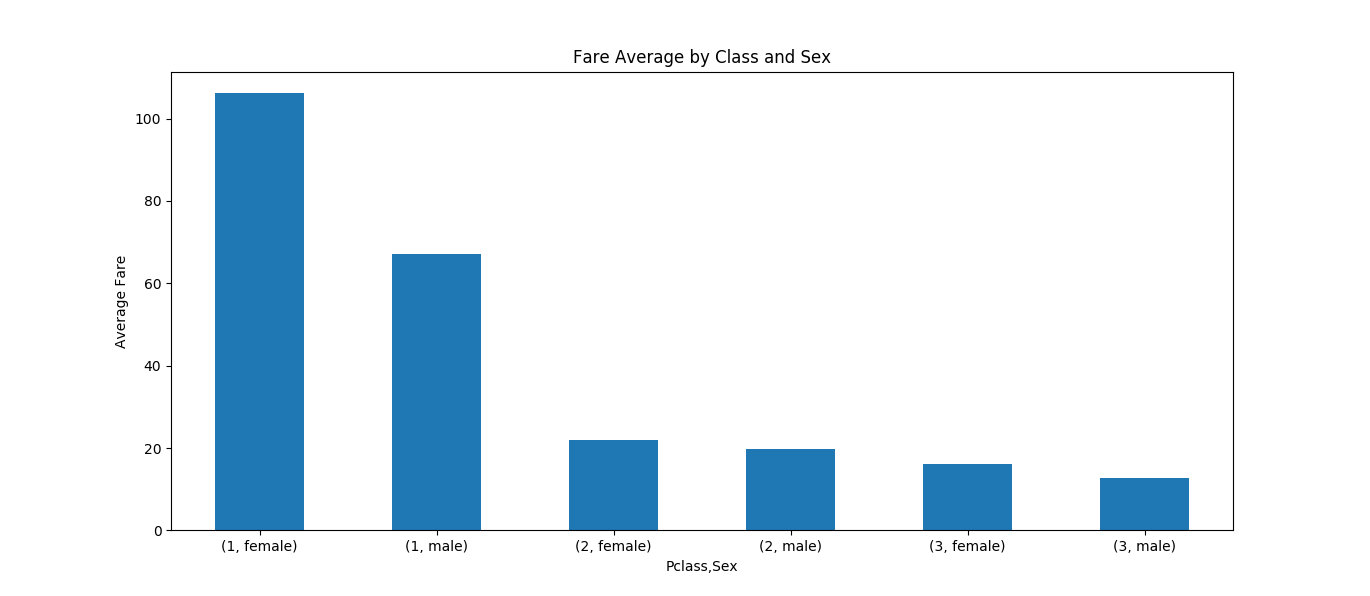

Write the Python code that produced this figure.
import pandas as pd
import matplotlib.pyplot as plt

# Read data to Dataframe (891 rows)
df = pd.read_csv('../data/titanic/titanic_data.csv')

# See column names
print(df.columns.values)

# Calculate average fare by passenger class and sex
fare_by_class_and_sex = df.groupby(['Pclass', 'Sex'])['Fare'].mean()
print(fare_by_class_and_sex)

# Visualize average fare by class and by gender groups
ax = fare_by_class_and_sex.plot.bar(figsize=(20,6), title='Fare Average by Class and Sex')
ax.set_ylabel('Average Fare')

# rotate x axis labels for better visualization
for tick in ax.get_xticklabels():
    tick.set_rotation(0)

plt.show()
